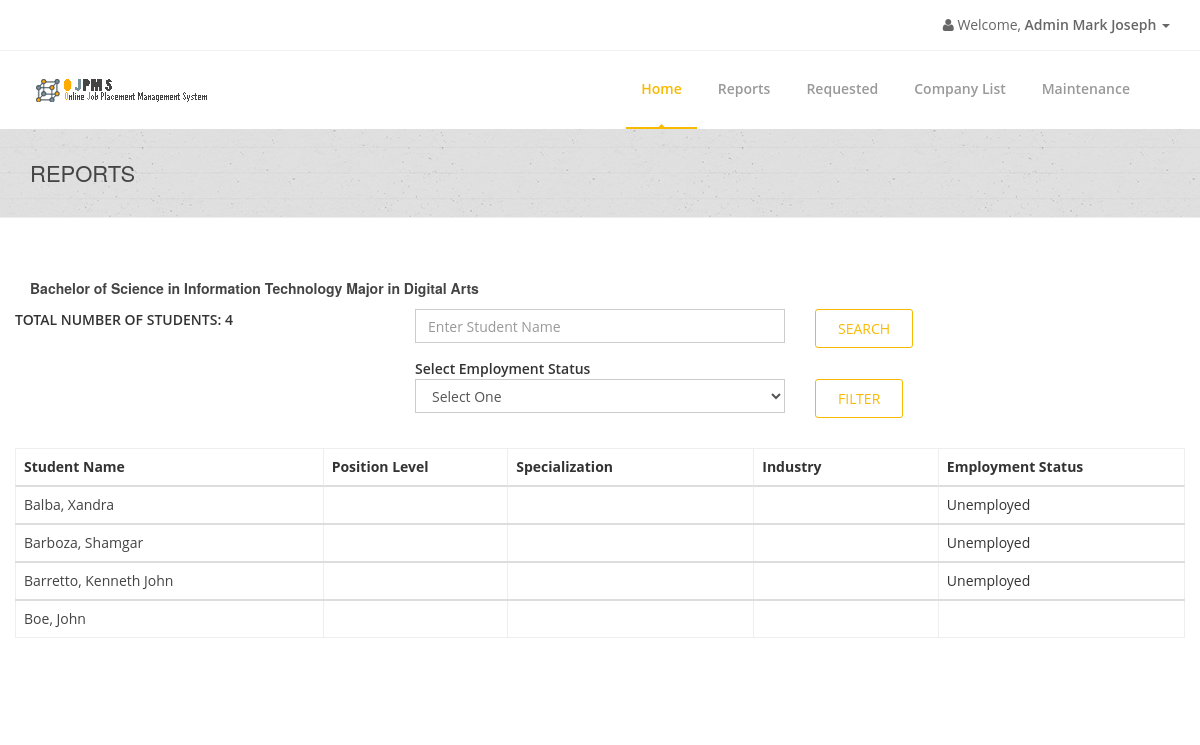
The app's page /admin/admin-field.php?id=4 (signed in), older data.
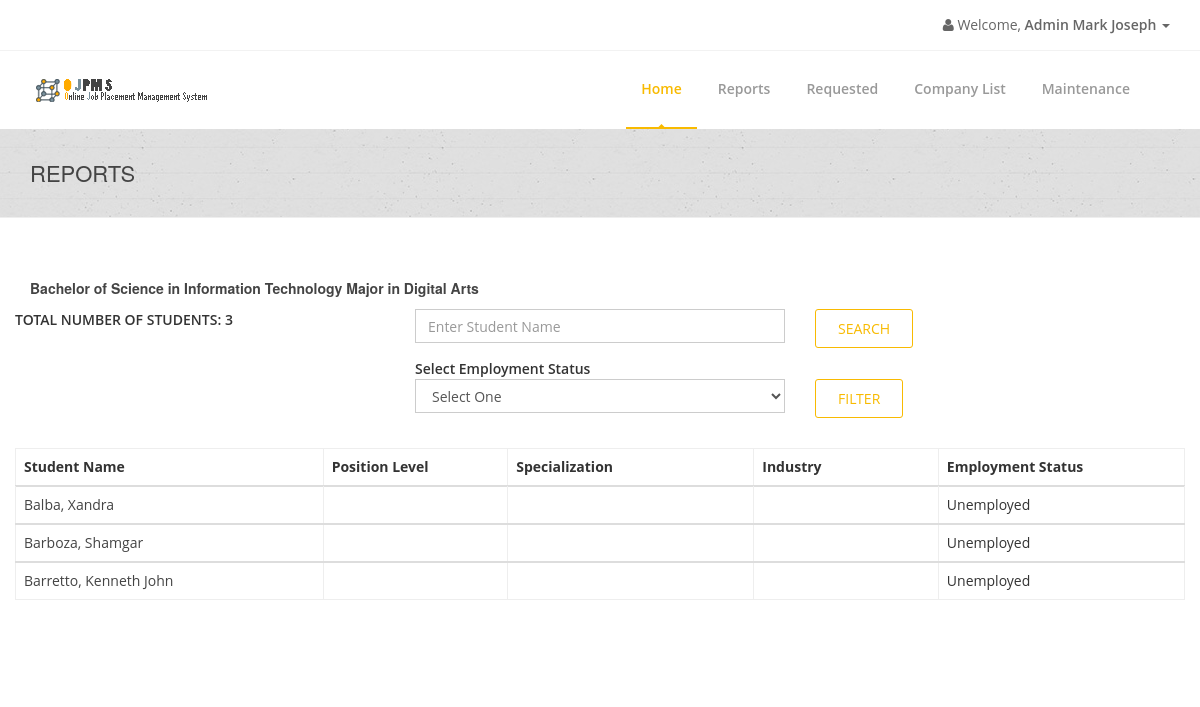
The same page, newer data.
### tables this page shows
CREATE TABLE `studentinfotbl` (
  `StudentID` varchar(255) NOT NULL,
  `Password` varchar(255) NOT NULL,
  `SaltedPassword` varchar(255) NOT NULL,
  `FirstName` varchar(255) NOT NULL,
  `MiddleName` varchar(255) NOT NULL,
  `LastName` varchar(255) NOT NULL,
  `Gender` varchar(255) NOT NULL,
  `Birthdate` varchar(255) NOT NULL,
  `Status` varchar(255) NOT NULL,
  `CivilStatus` varchar(255) NOT NULL,
  `Nationality` varchar(255) NOT NULL,
  `EmploymentStatus` varchar(255) NOT NULL,
  `FBLink` varchar(255) NOT NULL,
  `TwitterLink` varchar(255) NOT NULL,
  `ProfileImage` varchar(255) NOT NULL,
  `MajorCourse` varchar(255) NOT NULL,
  `Objectives` varchar(300) NOT NULL,
  PRIMARY KEY (`StudentID`)
);

### connection.php (called while the page is built, shortened)
<?php
class GSecureSQLConfig
{
    static function get_mysqli_config($type = NULL)
    {
        if (strtoupper($type) == 'LOCALHOST') {
            return array(
                'host' => 'localhost:3306',
                'user' => 'root',
                'pass' => '',
                'db' => 'e2edb'
            );
        } else {
            return array(
                'host' => 'mysql.hostinger.ph',
                'user' => 'u305071956_e2edb',
                'pass' => 'ocCWVkS7qe',
                'db' => 'u305071956_e2edb'
            );
        }
    }
}
class GSecureSQL
{
    private static $config;
    private static function _get_mysqli_config()
    {
        self::$config = GSecureSQLConfig::get_mysqli_config();
    }
    static function query($sql, $has_return = FALSE, $types = NULL)
    {
        $cn = new mysqli(
            self::$config['host'],
            self::$config['user'],
            self::$config['pass'],
            self::$config['db']
        );
        $ret = NULL;
        $st = $cn->prepare($sql);
        if (is_null($types)) {
            if (!$has_return) {
                $st->execute();
                $st->close();
                $cn->close();
                $ret = 'Query has been executed';
            } else {
                $st->execute();
                $p = array();
                $ret = array();
                $k = 0;
                while($st->fetch()){
                    for($i = 0; $i < count($p); $i++){
                        $ret[$k][$i] = $p[$i];
                    }
                    $k++;
                }
            }
        } else {
            if (!$has_return) {
                $arg = func_get_args();
                $code = '$st->bind_param($types';
                for ($i = 3; $i < count($arg); $i++) {
                    $code .= ',$arg[' . $i . ']';
                }
                $code .= ');';
                eval($code);
                $st->execute();
                $st->close();
                $cn->close();
            } else {
                $arg = func_get_args();
                $code = '$st->bind_param($types';
                for ($i = 3; $i < count($arg); $i++) {
                    $code .= ',$arg[' . $i . ']';
                }
                $code .= ');';
                eval($code);
                $st->execute();
                $code_result = '$st->bind_result(';
                $bool = false;
                $p = array();
                for($i = 0; $i < $st->field_count; $i++){
                    if(!$bool){
                        $bool = true;
                        $code_result .= '$p[' . $i . ']';
                    }else{
                        $code_result .= ',$p[' . $i . ']';
                    }
                }
                $code_result .= ');';
                eval($code_result);
                $ret = array();
                $k = 0;
                while($st->fetch()){
                    for($i = 0; $i < count($p); $i++){
                        $ret[$k][$i] = $p[$i];
                    }
                    $k++;
                }
            }
        }
        return $ret;
    }
}

### admin/admin-field.php (the view, shortened to what the changed rows need)
<?php
include('../connection.php');
$CourseID = $_GET['id'];
$course_tbl =
    GSecureSQL::query(
        "SELECT * FROM coursetbl WHERE CourseID = ?",
        TRUE,
        "s",
        $CourseID
    );
$CourseCode = $course_tbl[0][2];
$studentinfo_tbl =
    GSecureSQL::query(
        "SELECT COUNT(*) FROM studentinfotbl WHERE MajorCourse=?",
        TRUE,
        "s",
        $CourseCode
    );
$Total = $studentinfo_tbl[0][0];
?>
<!doctype html>
<html lang="en">
<head>
    <link href="../css/bootstrap.min.css" rel="stylesheet"/>
    <link href="../css/bootstrapValidator.min.css" rel="stylesheet"/>
    <link rel="stylesheet" href="../css/font-awesome.min.css" type="text/css" media="screen">
    <link rel="stylesheet" type="text/css" href="../fonts/ffonts/montserrat.css">
    <link rel="stylesheet" type="text/css" href="../fonts/ffonts/open-sans.css">
    <link rel="stylesheet" type="text/css" href="../css/slicknav.css" media="screen">
    <link rel="stylesheet" type="text/css" href="../css/style.css" media="screen">
    <link rel="stylesheet" type="text/css" href="../css/responsive.css" media="screen">
    <link rel="stylesheet" type="text/css" href="../css/animate.css" media="screen">
    <link rel="stylesheet" type="text/css" href="../css/colors/yellow.css" title="yellow" media="screen"/>
    <link rel="stylesheet" href="../css/notif.css"/>
</head>
<body>
    <div id="container">
        <div class="page-banner no-subtitle">
            <div class="container">
                <div class="row">
                    <div class="col-md-6">
                        <h2>Reports</h2>
                    </div>
                </div>
            </div>
        </div>
        <div id="content">
            <div class="container">
                <div class="row">
                <div class="row">
                    <div class="col-md-4">
                        <strong>TOTAL NUMBER OF STUDENTS: <?php echo $Total; ?></strong>
                    </div>
                </div>
                <table class="table segment table-hover">
                    <thead>
                        <tr>
                            <th width="25%"> Student Name</th>
                            <th width="15%"> Position Level</th>
                            <th width="20%"> Specialization</th>
                            <th width="15%"> Industry</th>
                            <th width="20%"> Employment Status</th>
                    </thead>
                    <?php
                        $studentinfocourse_tbl =
                            GSecureSQL::query(
                                "SELECT
                                StudentID,
                                FirstName,
                                LastName,
                                EmploymentStatus
                                FROM studentinfotbl
                                WHERE MajorCourse = ?
                                ORDER BY LastName ASC",
                                TRUE,
                                "s",
                                $CourseCode
                            );
                        foreach ($studentinfocourse_tbl as $value) {
                            $StudentID = $value[0];
                            $FirstName = $value[1];
                            $LastName = $value[2];
                            $FullName = $LastName . ", " . $FirstName;
                            $EmploymentStatus = $value[3];
                            $positionlevel_tbl =
                                GSecureSQL::query(
                                    "SELECT PositionLevel FROM workexperiencetbl WHERE StudentID = ? LIMIT 1",
                                    TRUE,
                                    "s",
                                    $StudentID
                                );
                            $specialization_tbl =
                                GSecureSQL::query(
                                    "SELECT Specialization FROM workexperiencetbl WHERE StudentID = ? LIMIT 1",
                                    TRUE,
                                    "s",
                                    $StudentID
                                );
                            $industry_tbl =
                                GSecureSQL::query(
                                    "SELECT Industry FROM workexperiencetbl WHERE StudentID = ? LIMIT 1",
                                    TRUE,
                                    "s",
                                    $StudentID
                                );
                            $positionlevel_tbl = array_reduce($positionlevel_tbl, 'array_merge', array());
                            $specialization_tbl = array_reduce($specialization_tbl, 'array_merge', array());
                            $industry_tbl = array_reduce($industry_tbl, 'array_merge', array());
                            $PositionLevel = implode(", ", $positionlevel_tbl);
                            $Specialization = implode(", ", $specialization_tbl);
                            $Industry = implode(", ", $industry_tbl);
                        ?>
                    <tbody>
                        <tr>
                            <td>
                                <a href = '#'><?php echo $FullName; ?></a>
                            </td>
                            <td class = 'tcenter'><?php echo $PositionLevel; ?></td>
                            <td class = 'tcenter'><?php echo $Specialization; ?></td>
                            <td class = 'tcenter'><?php echo $Industry; ?></td>
                            <td class = 'tcenter'><?php echo $EmploymentStatus; ?></td>
                        </tr>
                    </tbody>
                    <?php
                        }
                    ?>
                </table>
            </div>
        </div>
    </div>
</body>
</html>

Row changes from the older to the newer data that the page shows:
removed studentinfotbl: FullName "Boe, John"
Text that changed along with them:
$Total: "4" → "3"
